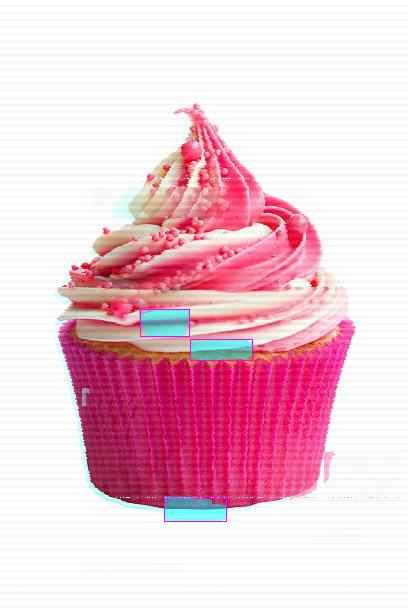
#> input picture src/_analyzed.jpg, 408 x 612 px
$ python -i noise_variance.py   (imports and definitions only)
#> lines starting #> are read from the running program, lines starting #| are printed output that depends on the picture
import sys
import math
import numpy as np

from PIL import Image
from scipy import signal
from sklearn.cluster import KMeans

def estimate_noise(I):
    H, W = I.shape

    M = [[1, -2, 1], [-2, 4, -2], [1, -2, 1]]
    sigma = np.sum(np.sum(np.absolute(signal.convolve2d(I, M))))  # Double sum isn't needed here.

    sigma = sigma * math.sqrt(0.5 * math.pi) / (6 * (W-2) * (H-2))  # Can crash for small blocks

    return sigma

def detect(input, blockSize=32):
#> called with input = '_analyzed.jpg', blockSize = 32
    im = Image.open(input)
#> im is the input picture: PIL image 408x612 RGB; mean R, G, B 237.7, 200.8, 212.6
    im = im.convert('1')  # This discards grayscale information.
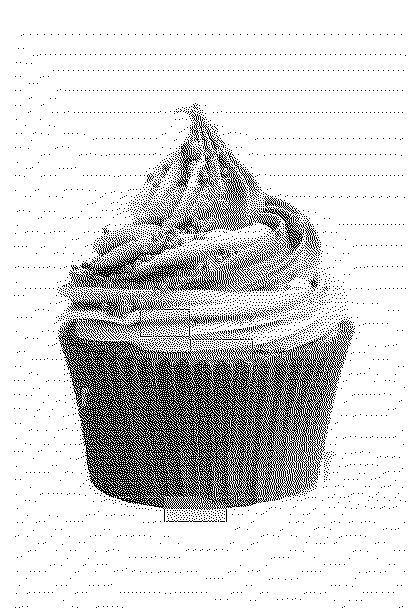
#> im: PIL image 408x612 1; 83.7% white; black in thin lines or dots

    blocks = []

    imgwidth, imgheight = im.size
#> imgwidth = 408; imgheight = 612

    # break up image into NxN blocks, N = blockSize
    for i in range(0, imgheight, blockSize):
        for j in range(0, imgwidth, blockSize):
            box = (j, i, j+blockSize, i+blockSize)
            b = im.crop(box)

            a = np.asarray(b).astype(int)  # Converting to int can misinterpret the binary mode '1'.

            blocks.append(a)
#> after the loop, blocks = 260 items

    variances = []
    for block in blocks:
        variances.append([estimate_noise(block)])  # KMeans works fine without needing the list brackets.
#> this loop made 260 passes
#> sigma in estimate_noise on passes 1 to 3: 0.00371, 0.00371, 0.00371
#> after the loop, variances = 260 items, first 6: [0.00371], [0.00371], [0.00371], [0.00371], [0.00371], [0.00371]

    kmeans = KMeans(n_clusters=2, random_state=0).fit(variances)

    center1, center2 = kmeans.cluster_centers_
#> center1 = [0.0564]; center2 = [0.817]

    if abs(center1 - center2) > .4:
        return True
    else:
        return False

>>> result = detect('_analyzed.jpg')
